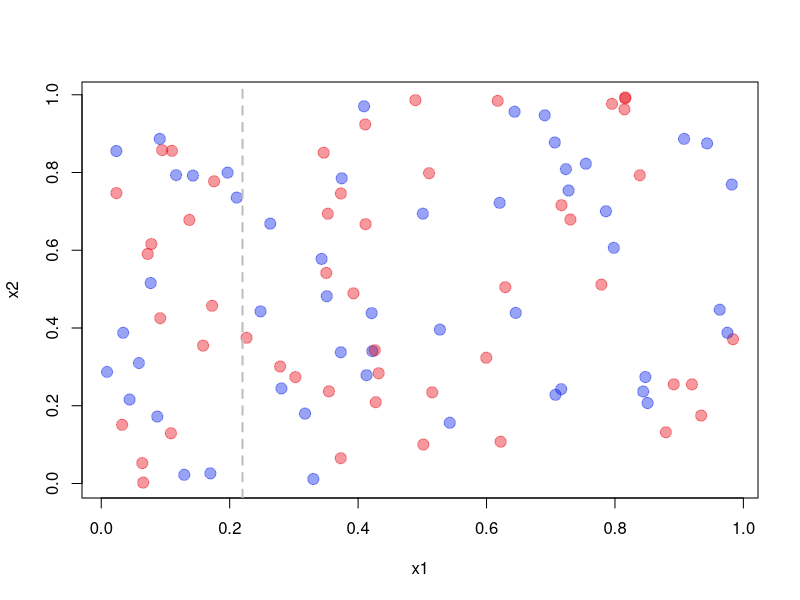

This figure's R source:
# Credit Default Project - Decision Tree

# Define Function to Calculate Cross Entropy Based on Split
c1 <- rgb(red=0,green=0.1,blue=0.9,alpha=0.4)
c2 <- rgb(red=0.9,green=0,blue=0.05,alpha=0.4)
colors <- c(c1,c2)

x1 <- runif(100,0,1)
x2 <- runif(100,0,1)
y <- rbinom(100,1,0.5)

data <- matrix(c(x1,x2),nrow=100,ncol=2)

plot(x1,x2,col=colors[y+1],pch=19,cex=1.5)

cross_entropy <- function(x,y,split) {
  y_low <- y[which(x<=split)]
  y_high <- y[which(x>split)]
  if (length(y_low) == 0) {
    n <- length(y_high) 
    ce <- -log(sum(y_high)/n)
  }
  else if (length(y_high) == 0) {
    n <- length(y_low) 
    ce <- -log(sum(y_low)/n)
  }
  else if ((sum(y_low)/length(y_low)) > (sum(y_high)/length(y_high))) { # The predicted egion for y=1 is below the split
    n <- length(y_low)
    ce <- -log(sum(y_low)/n)
    
  } else {
    n <- length(y_high) 
    ce <- -log(sum(y_high)/n)
  }
  return (ce)
}
  
min_cross_entropy <- function(data,y) {
  best_ce <- 0
  best_feat <- NA
  best_split <- NA
  for (i in 1:ncol(data)) {
    x <- data[,i]
    # Note it doesn't consider the entire range of data because it 
    # may select a break point right at the boundary or after one point
    mesh <- seq(0.2,0.8,by=0.01)
    for (k in 1:length(mesh)) {
      s <- mesh[k]
      ce <- cross_entropy(x,y,s)
      if (ce > best_ce) {
        best_ce <- ce
        best_feat <- i
        best_split <- mesh[k]
      }
    }
  }
  return(c(best_ce,best_feat,best_split))
}


branch <- min_cross_entropy(data,y)
if (branch[2] == 1) {
  abline(v=branch[3],col='gray',lty=2,lw=2)
} else {
  abline(h=branch[3],col='gray',lty=2,lw=2)
}

